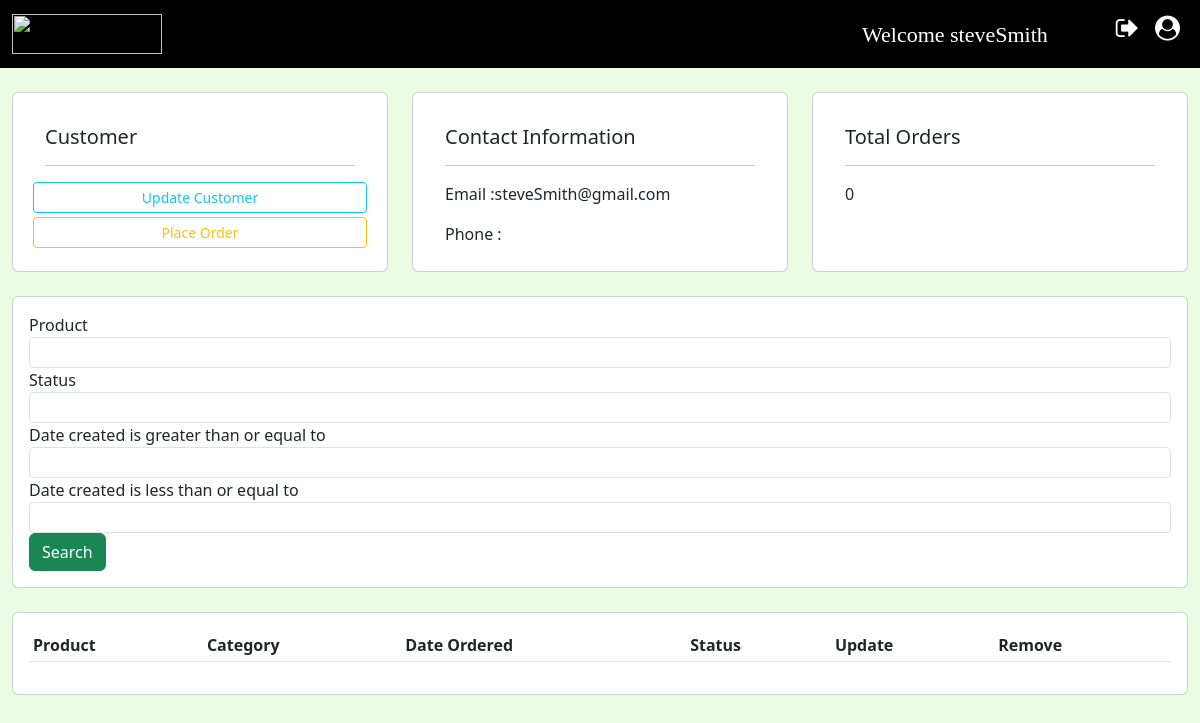
The page /customer/6 (signed in) on the database as committed earlier.
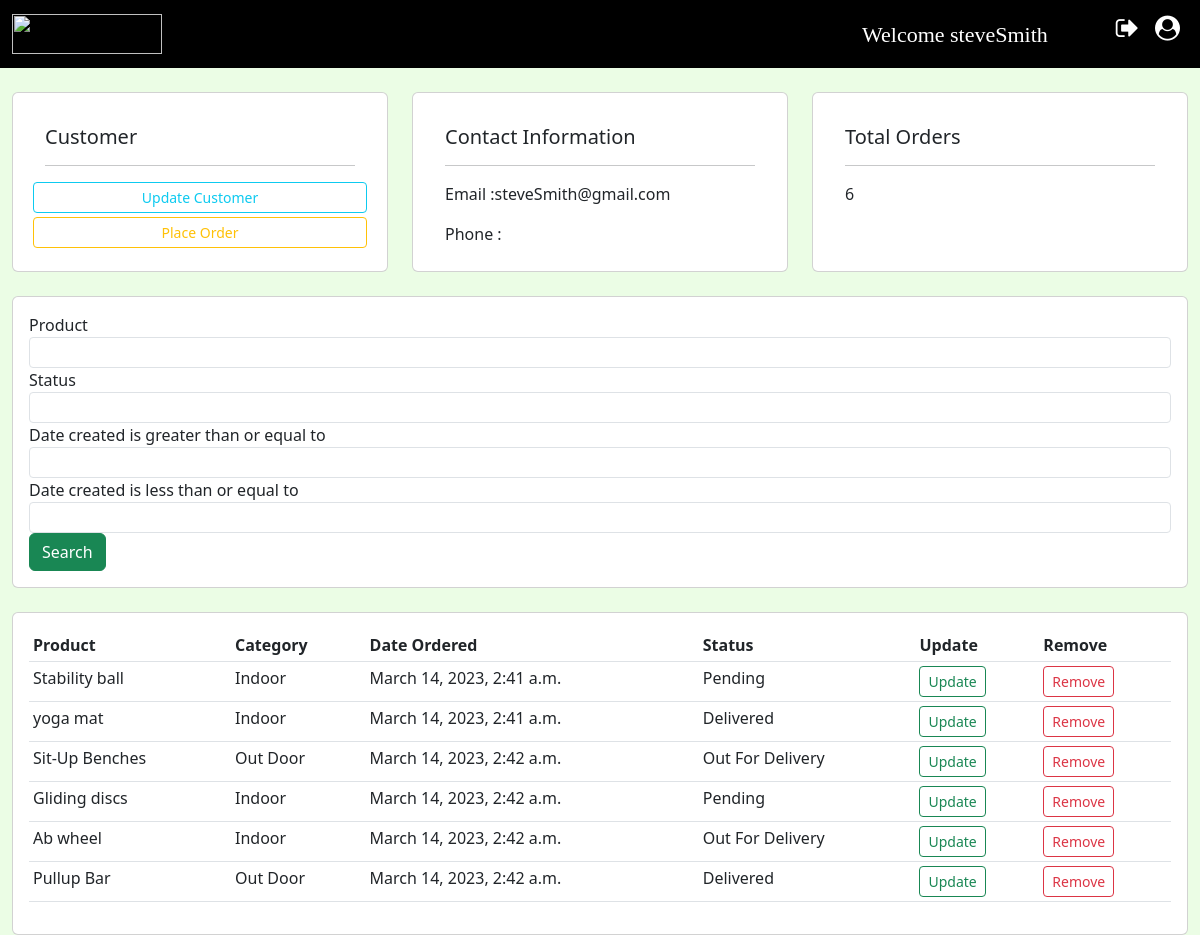
The same page on the database as committed later.
### accounts/models.py (models this page shows)
class Order(models.Model):
    STATUS = (
        ("Pending", "Pending"),
        ("Out For Delivery", "Out For Delivery"),
        ("Delivered", "Delivered"),
    )
    customer = models.ForeignKey(Customer, on_delete=models.SET_NULL, null=True)
    product = models.ForeignKey(Product, on_delete=models.SET_NULL, null=True)
    date_created = models.DateTimeField(auto_now_add=True, null=True)
    status = models.CharField(max_length=200, null=True, choices=STATUS)
    def __str__(self):
        return self.product.name

class Product(models.Model):
    CATEGORY = (
        ("Indoor", "Indoor"),
        ("Out Door", "Out Door"),
    )
    name = models.CharField(max_length=200, null=True)
    price = models.FloatField(null=True)
    category = models.CharField(max_length=200, null=True, choices=CATEGORY)
    description = models.CharField(max_length=200, null=True)
    date_created = models.DateTimeField(auto_now_add=True, null=True)
    tags = models.ManyToManyField(Tag)
    def __str__(self):
        return self.name

### accounts/views.py (the view)
# urls.py: path('customer/<str:pk>', views.customers, name="customer"),
@login_required(login_url="login")
def customers(request, pk):
    customer = Customer.objects.get(id=pk)
    orders = customer.order_set.all()
    myFilter = OrderFilter(request.GET, queryset=orders)
    orders = myFilter.qs
    print(orders)
    context = {"customer": customer, "orders": orders, "myFilter": myFilter}
    return render(request, "Customers.html", context)

### templates/Customers.html (shortened to what this page needs)
{% extends "Main.html" %}
{% load static %}
{% block content %}
	<br>
	<div class="container-fluid">
		<div class="row">
			<div class="col-md">
				<div class="card card-body" style="height: 180px">
					<div class="card-body">
						<h5 class="card-title">Customer</h5>
						<hr/>
						<div class="row my-1">
							<a class="btn btn-outline-info btn-sm " href="{% url "update-customer" customer.id %}"
							   style="">Update Customer</a>
						</div>
						<div class="row my-1">
							<a class="btn btn-outline-warning btn-sm " href="{% url "create-order" customer.id %}">Place
								Order</a>
						</div>
					</div>
				</div>
			</div>
			<div class="col-md">
				<div class="card card-body" style="height: 180px">
					<div class="card-body">
						<h5 class="card-title">Contact Information</h5>
						<hr/>
						<p class="card-text">Email :{{ customer.email }} </p>
						<p class="card-text">Phone : {{ customer.phone }} </p>
					</div>
				</div>
			</div>
			<div class="col-md">
				<div class="card card-body" style="height: 180px">
					<div class="card-body">
						<h5 class="card-title">Total Orders</h5>
						<hr/>
						<p class="card-title">{{ orders.count }} </p>
					</div>
				</div>
			</div>
		</div>
		<br/>
		<div class="row">
			<div class="col-md">
				<div class="card card-body">
					<form method="GET">
						{% for field in myFilter.form %}
							<div class="form-group">
								<label>{{ field.label }}</label>
								<input type="text" class="form-control form-control-sm" name="{{ field.name }}">
							</div>
						{% endfor %}
						<button class="btn btn-success " type="submit">Search</button>
					</form>
				</div>
			</div>
		</div>
		<br>
		<div class="row">
			<div class="col-md">
				<div class="card card-body">
					<table class="table table-sm">
						<tr>
							<th>Product</th>
							<th>Category</th>
							<th>Date Ordered</th>
							<th>Status</th>
							<th>Update</th>
							<th>Remove</th>
						</tr>
						{% for order in orders %}
							<tr>
								<td>{{ order.product }}</td>
								<td>{{ order.product.category }}</td>
								<td>{{ order.date_created }}</td>
								<td>{{ order.status }}</td>
								<td><a class="btn btn-outline-success btn-sm" href="{% url "update-order" order.id %}">Update</a>
								</td>
								<td><a class="btn btn-outline-danger btn-sm" href="{% url "delete-order" order.id %}">Remove</a>
								</td>
							</tr>
						{% endfor %}
					</table>
				</div>
			</div>
		</div>
	</div>
{% endblock %}

Rows that differ between the two databases and show on the page:
added Order: product "Stability ball", product.category "Indoor", date_created "March 14, 2023, 2:41 a.m.", status "Pending"
added Order: product "yoga mat", product.category "Indoor", date_created "March 14, 2023, 2:41 a.m.", status "Delivered"
added Order: product "Sit-Up Benches", product.category "Out Door", date_created "March 14, 2023, 2:42 a.m.", status "Out For Delivery"
added Order: product "Gliding discs", product.category "Indoor", date_created "March 14, 2023, 2:42 a.m.", status "Pending"
added Order: product "Ab wheel", product.category "Indoor", date_created "March 14, 2023, 2:42 a.m.", status "Out For Delivery"
added Order: product "Pullup Bar", product.category "Out Door", date_created "March 14, 2023, 2:42 a.m.", status "Delivered"
Other text that changed with them:
{{ orders.count }}: "0" → "6"
